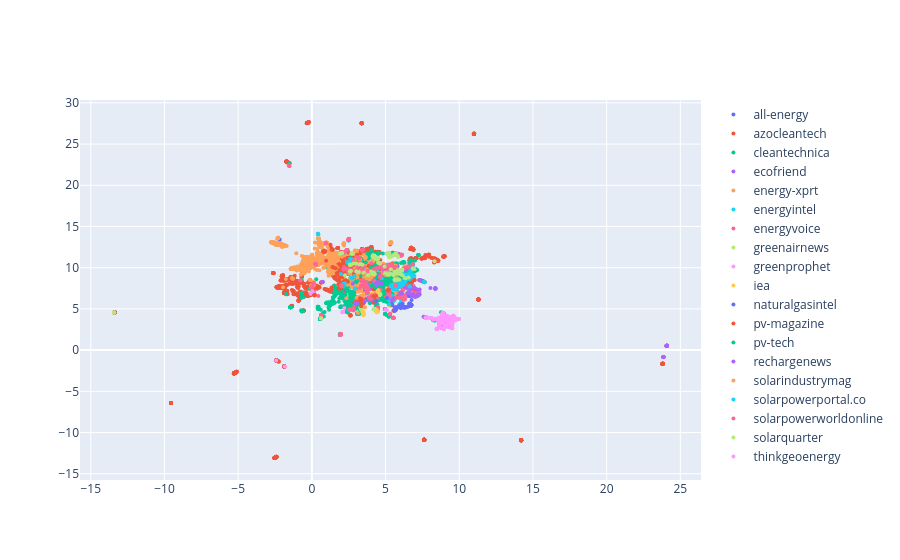

Notebook code cell kept with this figure:
### Markdown cell above
Next we will color the embeddings by the domain of the article to see if there are any patterns or clusters in the embedding space based on the domain.

### Code cell
fig = go.Figure()
chunk_domains = np.array([metadata["domain"] for metadata in umap_cache[selected_collection.name]["metadatas"]])
for domain in sample_df["domain"].unique():
    domain_projections = vectors_projections[chunk_domains == domain]
    fig.add_trace(go.Scatter(x=domain_projections[:, 0], y=domain_projections[:, 1], mode='markers', marker=dict(size=4), name=domain))

fig.show()
